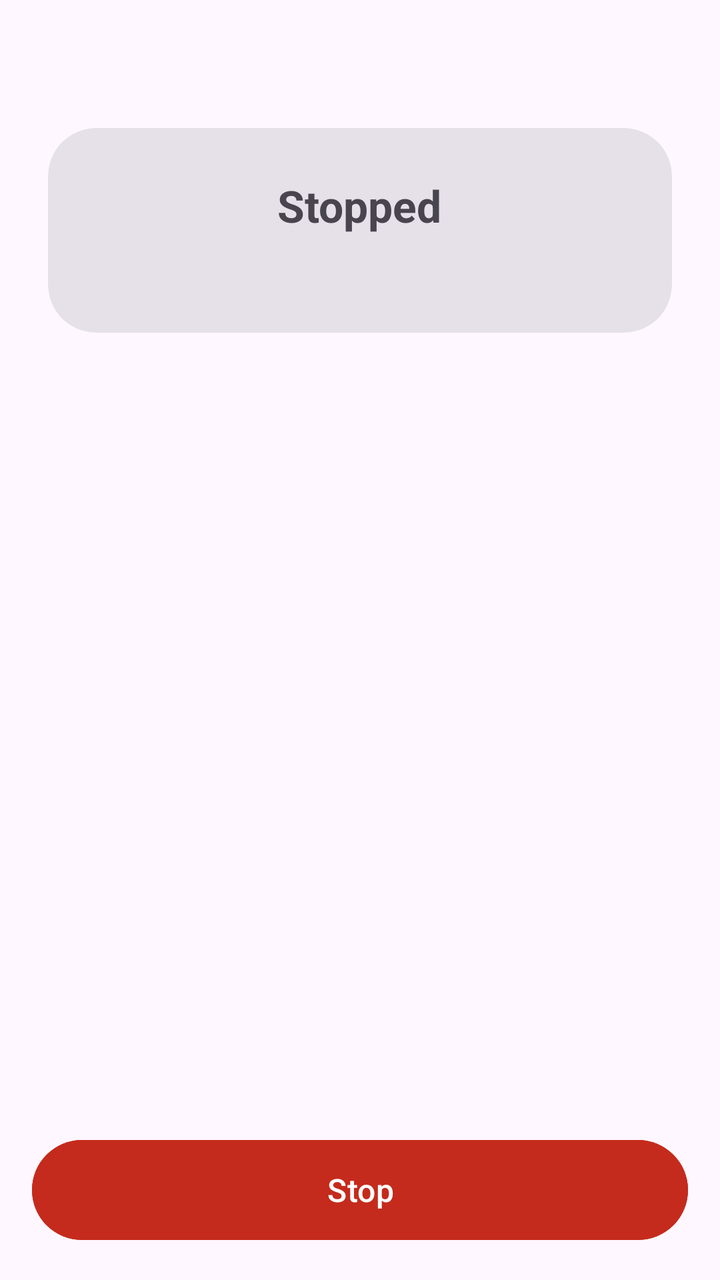
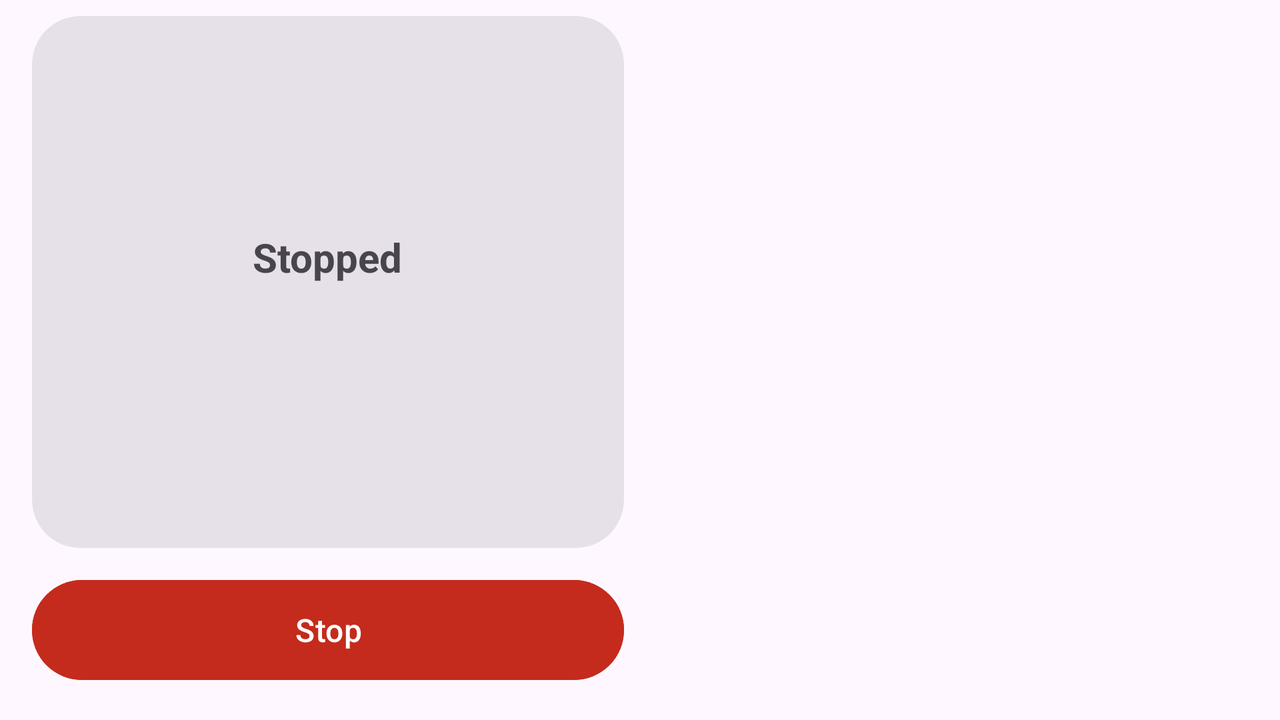

First picture: res/layout/ on a phone held upright. Second picture: the repository's own variant of that layout, on a device whose configuration matches the variant's folder. Source for both follows.
<!-- AndroidManifest.xml: application theme Theme.Micro -->
<!-- res/layout/activity_main.xml -->
<?xml version="1.0" encoding="utf-8"?>
<LinearLayout xmlns:android="http://schemas.android.com/apk/res/android"
    xmlns:app="http://schemas.android.com/apk/res-auto"
    xmlns:tools="http://schemas.android.com/tools"
    android:layout_width="match_parent"
    android:layout_height="match_parent"
    android:orientation="vertical"
    android:fitsSystemWindows="true">

    <FrameLayout
        android:layout_width="match_parent"
        android:layout_height="wrap_content"
        android:paddingHorizontal="8dp"
        android:paddingTop="8dp">

        <com.google.android.material.button.MaterialButton
            android:id="@+id/settingsBtn"
            style="@style/Widget.Material3.Button.IconButton"
            android:layout_width="wrap_content"
            android:layout_height="wrap_content"
            android:layout_gravity="end"
            android:contentDescription="@string/settings"
            app:icon="@drawable/ic_settings"
            app:iconSize="26dp" />

    </FrameLayout>

    <LinearLayout
        android:layout_width="match_parent"
        android:layout_height="wrap_content"
        android:orientation="vertical"
        android:gravity="center_horizontal"
        android:paddingHorizontal="24dp"
        android:paddingTop="8dp">

        <com.google.android.material.card.MaterialCardView
            style="@style/Widget.Material3.CardView.Filled"
            android:layout_width="match_parent"
            android:layout_height="wrap_content"
            app:cardCornerRadius="24dp">

            <LinearLayout
                android:layout_width="match_parent"
                android:layout_height="wrap_content"
                android:orientation="vertical"
                android:gravity="center"
                android:padding="24dp">

                <TextView
                    android:id="@+id/status"
                    android:layout_width="wrap_content"
                    android:layout_height="wrap_content"
                    android:textSize="22sp"
                    android:textStyle="bold"
                    android:text="@string/stopped" />

                <TextView
                    android:id="@+id/address"
                    android:layout_width="wrap_content"
                    android:layout_height="wrap_content"
                    android:layout_marginTop="6dp"
                    android:textSize="14sp"
                    android:alpha="0.7"
                    tools:ignore="MissingDefaultResource" />

            </LinearLayout>

        </com.google.android.material.card.MaterialCardView>

    </LinearLayout>

    
    <FrameLayout
        android:layout_width="match_parent"
        android:layout_height="0dp"
        android:layout_weight="1">

        <ru.metwisom.micro.VuRing
            android:id="@+id/vuRing"
            android:layout_width="300dp"
            android:layout_height="300dp"
            android:layout_gravity="center"
            android:clickable="false"
            android:focusable="false"
            android:visibility="gone"
            tools:ignore="MissingDefaultResource" />

        <com.google.android.material.button.MaterialButton
            android:id="@+id/mute"
            android:layout_width="200dp"
            android:layout_height="200dp"
            android:layout_gravity="center"
            android:text="@string/btn_mute"
            android:textColor="@color/on_status"
            android:textSize="18sp"
            android:textStyle="bold"
            android:visibility="gone"
            android:insetTop="0dp"
            android:insetBottom="0dp"
            app:icon="@drawable/ic_mic"
            app:iconGravity="textTop"
            app:iconSize="52dp"
            app:iconTint="@color/on_status"
            app:iconPadding="8dp"
            app:cornerRadius="100dp"
            tools:ignore="MissingDefaultResource" />

    </FrameLayout>

    <com.google.android.material.button.MaterialButton
        android:id="@+id/toggle"
        android:layout_width="match_parent"
        android:layout_height="58dp"
        android:layout_margin="16dp"
        android:text="@string/stop"
        android:textColor="@color/on_status"
        android:textSize="16sp"
        android:backgroundTint="@color/status_err" />

</LinearLayout>
<!-- resources referenced by this layout -->
<resources>
  <color name="on_status">#FFFFFFFF</color>
  <color name="status_err">#FFC42B1C</color>
  <!-- drawable ic_mic (drawable) -->
  <vector xmlns:android="http://schemas.android.com/apk/res/android"
      android:width="48dp"
      android:height="48dp"
      android:viewportWidth="24"
      android:viewportHeight="24"
      android:tint="#FFFFFF">
      <path
          android:fillColor="@android:color/white"
          android:pathData="M12,14c1.66,0 3,-1.34 3,-3V5c0,-1.66 -1.34,-3 -3,-3S9,3.34 9,5v6c0,1.66 1.34,3 3,3zM17,11c0,2.76 -2.24,5 -5,5s-5,-2.24 -5,-5H5c0,3.53 2.61,6.43 6,6.92V21h2v-3.08c3.39,-0.49 6,-3.39 6,-6.92h-2z" />
  </vector>
  <string name="btn_mute">MUTE</string>
  <string name="settings">Settings</string>
  <string name="stop">Stop</string>
  <string name="stopped">Stopped</string>
  <style name="Theme.Micro" parent="Theme.Material3.DayNight.NoActionBar">
          <item name="android:statusBarColor">@android:color/transparent</item>
          <item name="android:navigationBarColor">@android:color/transparent</item>
      </style>
</resources>
<!-- res/layout-land/activity_main.xml (the repository's variant of the layout above) -->
<!-- drawn on the phone turned sideways -->
<?xml version="1.0" encoding="utf-8"?>
<LinearLayout xmlns:android="http://schemas.android.com/apk/res/android"
    xmlns:app="http://schemas.android.com/apk/res-auto"
    xmlns:tools="http://schemas.android.com/tools"
    android:layout_width="match_parent"
    android:layout_height="match_parent"
    android:orientation="horizontal"
    android:fitsSystemWindows="true">

    
    <LinearLayout
        android:layout_width="0dp"
        android:layout_height="match_parent"
        android:layout_weight="1"
        android:orientation="vertical"
        android:paddingStart="16dp"
        android:paddingEnd="8dp"
        android:paddingTop="8dp"
        android:paddingBottom="16dp">

        <com.google.android.material.card.MaterialCardView
            style="@style/Widget.Material3.CardView.Filled"
            android:layout_width="match_parent"
            android:layout_height="0dp"
            android:layout_weight="1"
            app:cardCornerRadius="24dp">

            <LinearLayout
                android:layout_width="match_parent"
                android:layout_height="match_parent"
                android:orientation="vertical"
                android:gravity="center"
                android:padding="16dp">

                <TextView
                    android:id="@+id/status"
                    android:layout_width="wrap_content"
                    android:layout_height="wrap_content"
                    android:gravity="center"
                    android:textSize="20sp"
                    android:textStyle="bold"
                    android:text="@string/stopped" />

                <TextView
                    android:id="@+id/address"
                    android:layout_width="wrap_content"
                    android:layout_height="wrap_content"
                    android:layout_marginTop="6dp"
                    android:gravity="center"
                    android:textSize="14sp"
                    android:alpha="0.7"
                    tools:ignore="MissingDefaultResource" />

            </LinearLayout>

        </com.google.android.material.card.MaterialCardView>

        <com.google.android.material.button.MaterialButton
            android:id="@+id/toggle"
            android:layout_width="match_parent"
            android:layout_height="58dp"
            android:layout_marginTop="12dp"
            android:text="@string/stop"
            android:textColor="@color/on_status"
            android:textSize="16sp"
            android:backgroundTint="@color/status_err" />

    </LinearLayout>

    
    <FrameLayout
        android:layout_width="0dp"
        android:layout_height="match_parent"
        android:layout_weight="1"
        android:paddingStart="8dp"
        android:paddingEnd="8dp"
        android:paddingTop="8dp"
        android:paddingBottom="16dp">

        <com.google.android.material.button.MaterialButton
            android:id="@+id/settingsBtn"
            style="@style/Widget.Material3.Button.IconButton"
            android:layout_width="wrap_content"
            android:layout_height="wrap_content"
            android:layout_gravity="top|end"
            android:contentDescription="@string/settings"
            app:icon="@drawable/ic_settings"
            app:iconSize="26dp" />

        <ru.metwisom.micro.VuRing
            android:id="@+id/vuRing"
            android:layout_width="260dp"
            android:layout_height="260dp"
            android:layout_gravity="center"
            android:clickable="false"
            android:focusable="false"
            android:visibility="gone"
            tools:ignore="MissingDefaultResource" />

        <com.google.android.material.button.MaterialButton
            android:id="@+id/mute"
            android:layout_width="172dp"
            android:layout_height="172dp"
            android:layout_gravity="center"
            android:text="@string/btn_mute"
            android:textColor="@color/on_status"
            android:textSize="18sp"
            android:textStyle="bold"
            android:visibility="gone"
            android:insetTop="0dp"
            android:insetBottom="0dp"
            app:icon="@drawable/ic_mic"
            app:iconGravity="textTop"
            app:iconSize="46dp"
            app:iconTint="@color/on_status"
            app:iconPadding="8dp"
            app:cornerRadius="86dp"
            tools:ignore="MissingDefaultResource" />

    </FrameLayout>

</LinearLayout>
